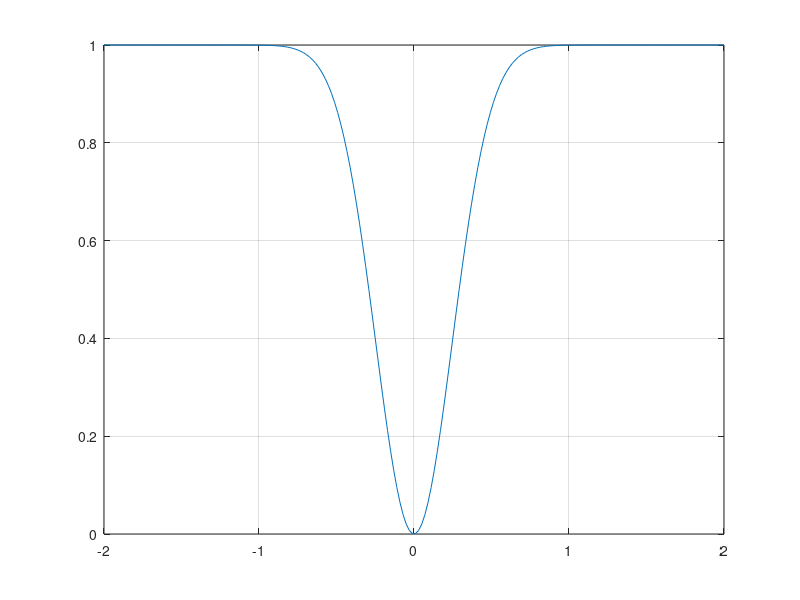

Write the MATLAB code that produced this figure.
clc;
clear;

x = linspace(-2, 2, 200);
mean = .95;
sigma = 0.35;
%y = exp(-((x-mean)./sigma).^2);
%y = (4*x.^2) - (4*x) + 1;
y = 1-exp(-((x./sigma).^2));
plot(x, y)
grid;